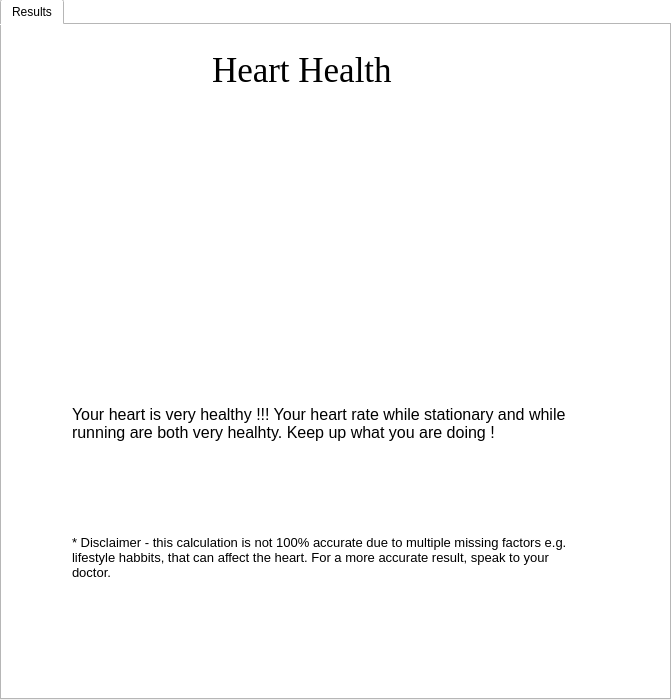
<?xml version="1.0" encoding="UTF-8"?>
<ui version="4.0">
 <class>very_healthy_heart_widget</class>
 <widget class="QWidget" name="very_healthy_heart_widget">
  <property name="geometry">
   <rect>
    <x>0</x>
    <y>0</y>
    <width>671</width>
    <height>700</height>
   </rect>
  </property>
  <property name="windowTitle">
   <string/>
  </property>
  <property name="styleSheet">
   <string notr="true">background-color: rgb(255, 255, 255);</string>
  </property>
  <widget class="QTabWidget" name="very_healthy_heart_tab_widget">
   <property name="geometry">
    <rect>
     <x>0</x>
     <y>-1</y>
     <width>671</width>
     <height>701</height>
    </rect>
   </property>
   <property name="styleSheet">
    <string notr="true">background-color: rgb(255, 255, 255);</string>
   </property>
   <property name="currentIndex">
    <number>0</number>
   </property>
   <widget class="QWidget" name="results_tab">
    <attribute name="title">
     <string>Results</string>
    </attribute>
    <widget class="QLabel" name="very_healthy_heart_title_lbl">
     <property name="geometry">
      <rect>
       <x>210</x>
       <y>25</y>
       <width>261</width>
       <height>61</height>
      </rect>
     </property>
     <property name="font">
      <font>
       <family>Georgia</family>
       <pointsize>26</pointsize>
      </font>
     </property>
     <property name="text">
      <string>Heart Health</string>
     </property>
     <property name="alignment">
      <set>Qt::AlignLeading|Qt::AlignLeft|Qt::AlignTop</set>
     </property>
     <property name="wordWrap">
      <bool>true</bool>
     </property>
    </widget>
    <widget class="QLabel" name="very_healthy_heart_img_lbl">
     <property name="geometry">
      <rect>
       <x>210</x>
       <y>90</y>
       <width>254</width>
       <height>231</height>
      </rect>
     </property>
     <property name="text">
      <string/>
     </property>
     <property name="pixmap">
      <pixmap>../../Pictures/very_healthy_heart_image.png</pixmap>
     </property>
     <property name="alignment">
      <set>Qt::AlignLeading|Qt::AlignLeft|Qt::AlignTop</set>
     </property>
     <property name="wordWrap">
      <bool>true</bool>
     </property>
    </widget>
    <widget class="QLabel" name="very_healthy_heart_msg_lbl">
     <property name="geometry">
      <rect>
       <x>70</x>
       <y>380</y>
       <width>511</width>
       <height>91</height>
      </rect>
     </property>
     <property name="font">
      <font>
       <pointsize>12</pointsize>
      </font>
     </property>
     <property name="text">
      <string>Your heart is very healthy !!! Your heart rate while stationary and while running are both very healhty. Keep up what you are doing !</string>
     </property>
     <property name="alignment">
      <set>Qt::AlignLeading|Qt::AlignLeft|Qt::AlignTop</set>
     </property>
     <property name="wordWrap">
      <bool>true</bool>
     </property>
    </widget>
    <widget class="QLabel" name="very_healthy_heart_disclaimer_lbl">
     <property name="geometry">
      <rect>
       <x>70</x>
       <y>510</y>
       <width>511</width>
       <height>131</height>
      </rect>
     </property>
     <property name="font">
      <font>
       <pointsize>10</pointsize>
      </font>
     </property>
     <property name="text">
      <string>* Disclaimer - this calculation is not 100% accurate due to multiple missing factors e.g. lifestyle habbits, that can affect the heart. For a more accurate result, speak to your doctor.</string>
     </property>
     <property name="alignment">
      <set>Qt::AlignLeading|Qt::AlignLeft|Qt::AlignTop</set>
     </property>
     <property name="wordWrap">
      <bool>true</bool>
     </property>
    </widget>
   </widget>
  </widget>
 </widget>
 <resources/>
 <connections/>
</ui>
